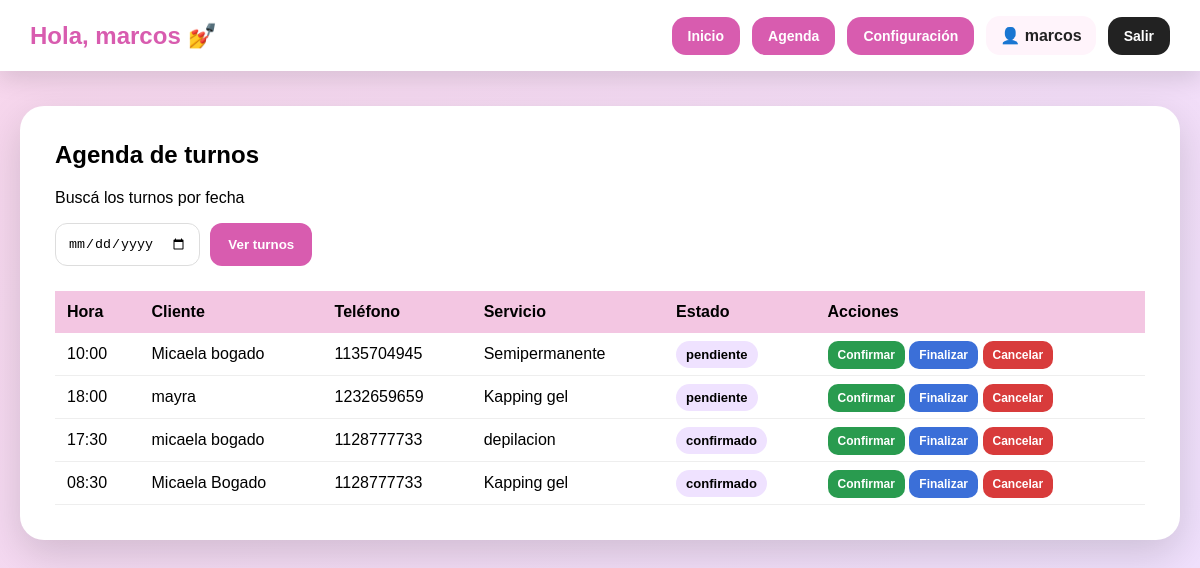
The page /agenda/ (signed in) on the database as committed earlier.
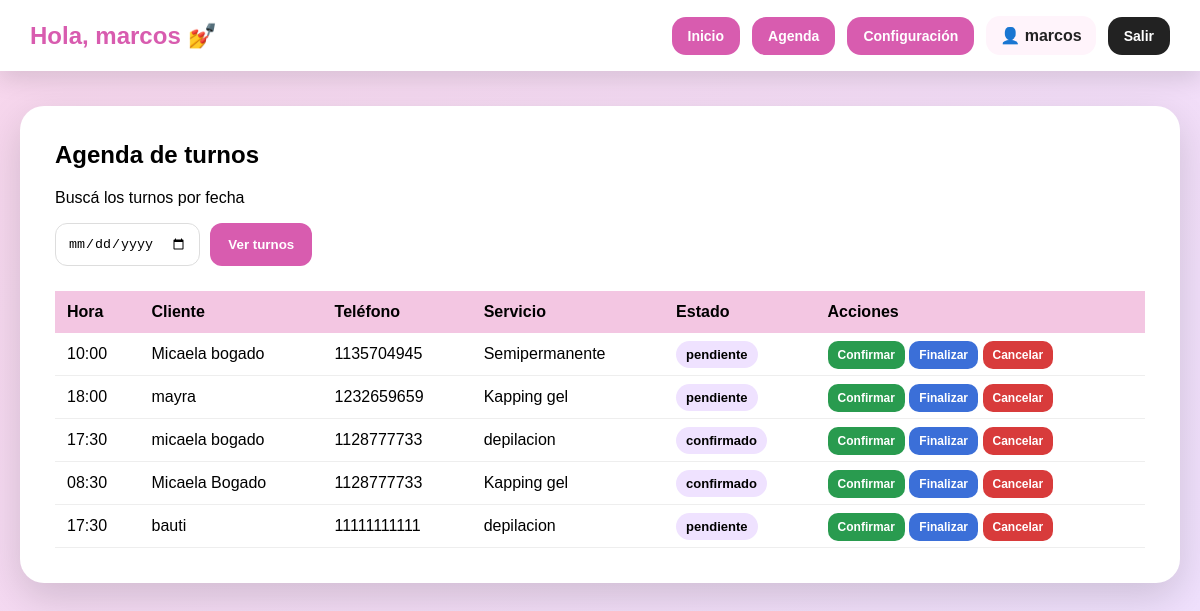
The same page on the database as committed later.
### turnos/models.py (models this page shows, shortened)
class Turno(models.Model):
    ESTADOS = (
        ('pendiente', 'Pendiente'),
        ('confirmado', 'Confirmado'),
        ('cancelado', 'Cancelado'),
        ('finalizado', 'Finalizado'),
    )
    cliente = models.ForeignKey(Cliente, on_delete=models.CASCADE)
    servicio = models.ForeignKey(Servicio, on_delete=models.CASCADE)
    fecha = models.DateField()
    hora = models.TimeField()
    estado = models.CharField(max_length=20, choices=ESTADOS, default='pendiente')

class Cliente(models.Model):
    usuario = models.OneToOneField(User, on_delete=models.CASCADE, null=True, blank=True)
    nombre = models.CharField(max_length=100)
    telefono = models.CharField(max_length=20)

class Servicio(models.Model):
    nombre = models.CharField(max_length=100)
    duracion = models.IntegerField(help_text="Duración en minutos")
    precio = models.DecimalField(max_digits=10, decimal_places=2)

### turnos/views.py (the view)
# urls.py: path('agenda/', agenda, name='agenda'),
@user_passes_test(es_duena)
def agenda(request):
    fecha = request.GET.get('fecha')
    if fecha:
        turnos = Turno.objects.filter(fecha=fecha).order_by('fecha', 'hora')
    else:
        turnos = Turno.objects.all().order_by('fecha', 'hora')
    return render(request, 'agenda.html', {
        'turnos': turnos,
        'fecha': fecha
    })

### turnos/views.py (called while the page is built)
def es_duena(user):
    return user.is_authenticated and user.is_staff

### turnos/templates/agenda.html (shortened to what this page needs)
{% extends 'base_panel.html' %}
{% block contenido %}
<h1>Agenda de turnos</h1>
<p>Buscá los turnos por fecha</p>
<form class="filtro" method="GET">
    <input type="date" name="fecha" value="{{ fecha }}" required>
    <button type="submit">Ver turnos</button>
</form>
{% if turnos %}
<table>
    <tr>
        <th>Hora</th>
        <th>Cliente</th>
        <th>Teléfono</th>
        <th>Servicio</th>
        <th>Estado</th>
        <th>Acciones</th>
    </tr>
    {% for t in turnos %}
    <tr>
        <td>{{ t.hora }}</td>
        <td>{{ t.cliente.nombre }}</td>
        <td>{{ t.cliente.telefono }}</td>
        <td>{{ t.servicio.nombre }}</td>
        <td><span class="estado">{{ t.estado }}</span></td>
        <td>
            <a class="btn confirmar" href="/estado/{{ t.id }}/confirmado/">Confirmar</a>
            <a class="btn finalizar" href="/estado/{{ t.id }}/finalizado/">Finalizar</a>
            <a class="btn cancelar" href="/estado/{{ t.id }}/cancelado/">Cancelar</a>
        </td>
    </tr>
    {% endfor %}
</table>
{% else %}
<p>No hay turnos para esta fecha.</p>
{% endif %}
{% endblock %}

### turnos/templates/base_panel.html (shortened to what this page needs)
<!DOCTYPE html>
<html lang="es">
<head>
</head>
<body>
<nav class="navbar">
    <div class="brand">Hola, {{ user.first_name|default:user.username }} 💅</div>
    <div class="menu">
        <a href="/dashboard/">Inicio</a>
        <a href="/agenda/">Agenda</a>
        <a href="/configuracion/">Configuración</a>
        <span class="user-box">👤 {{ user.first_name|default:user.username }}</span>
        <form method="POST" action="/logout/" style="margin:0;">
            <button class="salir" type="submit">Salir</button>
        </form>
    </div>
</nav>
<main class="page">
    <section class="contenedor">
        {% block contenido %}{% endblock %}
    </section>
</main>
</body>
</html>

### turnos/templates/base_panel.html (style rules this page uses)
* { box-sizing: border-box; }
body { margin: 0; font-family: Arial, sans-serif; background: linear-gradient(135deg, #f7d6ec, #efe2ff); min-height: 100vh; }
.navbar { width: 100%; background: white; padding: 16px 30px; display: flex; justify-content: space-between; align-items: center; gap: 15px; box-shadow: 0 8px 25px rgba(0,0,0,0.12); }
.brand { font-size: 24px; font-weight: bold; color: #d85caf; white-space: nowrap; }
.menu { display: flex; align-items: center; gap: 12px; flex-wrap: wrap; justify-content: flex-end; }
.menu a, .menu button { background: #d85caf; color: white; padding: 11px 16px; border-radius: 14px; text-decoration: none; border: none; font-weight: bold; cursor: pointer; font-size: 14px; }
.user-box { background: #fff4fb; color: #222; padding: 10px 14px; border-radius: 14px; font-weight: bold; }
.salir { background: #222 !important; }
.page { max-width: 1200px; margin: 35px auto; padding: 0 20px; }
.contenedor { background: white; padding: 35px; border-radius: 24px; box-shadow: 0 14px 40px rgba(0,0,0,0.15); overflow-x: auto; }

### turnos/templates/agenda.html (style rules this page uses)
h1 { margin-top: 0; }
.filtro { display: flex; gap: 10px; margin-bottom: 25px; }
input { padding: 12px; border-radius: 12px; border: 1px solid #ddd; }
button { padding: 12px 18px; border: none; border-radius: 12px; background: #d85caf; color: white; font-weight: bold; cursor: pointer; }
table { width: 100%; border-collapse: collapse; }
th { background: #f3c6e2; padding: 12px; text-align: left; }
td { padding: 12px; border-bottom: 1px solid #eee; }
.estado { padding: 6px 10px; border-radius: 20px; background: #efe2ff; font-size: 13px; font-weight: bold; }
.btn { padding: 7px 10px; border-radius: 10px; text-decoration: none; color: white; font-size: 12px; font-weight: bold; }
.confirmar { background: #299b4f; }
.finalizar { background: #3b6fd8; }
.cancelar { background: #d83b3b; }

Rows that differ between the two databases and show on the page:
added Turno: hora "17:30", cliente.nombre "bauti", cliente.telefono "11111111111", servicio.nombre "depilacion", estado "pendiente"
